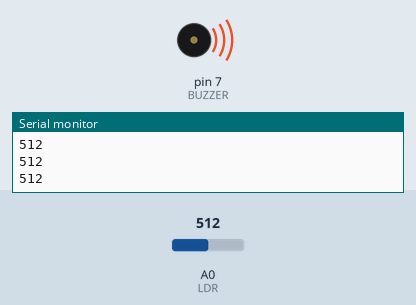
Simulated run of this sketch. Board: Arduino Uno, built with avr-gcc and run on an emulated ATmega328P. Parts: buzzer (waves = sounding, pin HIGH), the last lines printed to the serial monitor. The inputs (shaded band) are chosen by the test bench; at power-on: A0 (LDR) = 512.

Above: at 1.2 s.
1.3 s: A0 (LDR) set to 581
2.8 s: A0 (LDR) set to 617
At 3.1 s:
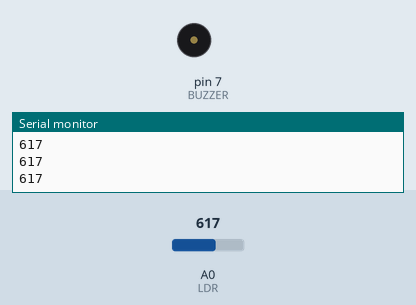
4.3 s: A0 (LDR) set to 590
At 5.5 s:
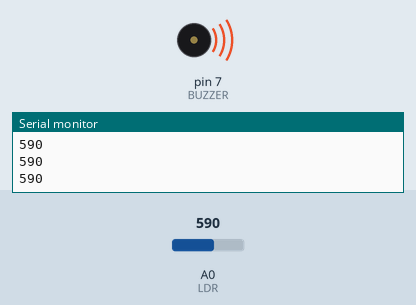
5.8 s: A0 (LDR) set to 610
At 7.0 s:
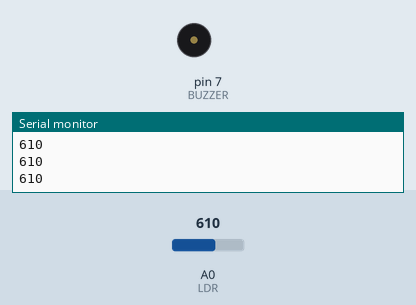
Timing chart, 0 to 8.3 s (numbered marks = the images above; inputs shaded):
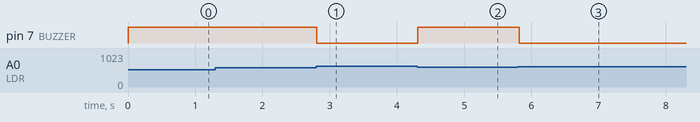

Measured:
- the behaviour switches between 599 and 600 on A0 (LDR) (found by bisection; images 0 and 1)
- after the input at 2.8 s, pin 7 (BUZZER): HIGH → LOW at once
- after the input at 4.3 s, pin 7 (BUZZER): LOW → HIGH at once
- after the input at 5.8 s, pin 7 (BUZZER): HIGH → LOW at once

The sketch:

missao_impossivel.ino
```cpp
#define LDR A0
#define BUZZER 7

void setup() {
  pinMode(LDR, INPUT);
  pinMode(BUZZER, OUTPUT);
  Serial.begin(9600);
}

void loop() {
  int valor = analogRead(LDR);
  Serial.println(valor);

  if (valor < 600) {
    digitalWrite(BUZZER, HIGH);
  }else {
    digitalWrite(BUZZER, LOW);
  }

  delay(100);
}
```
